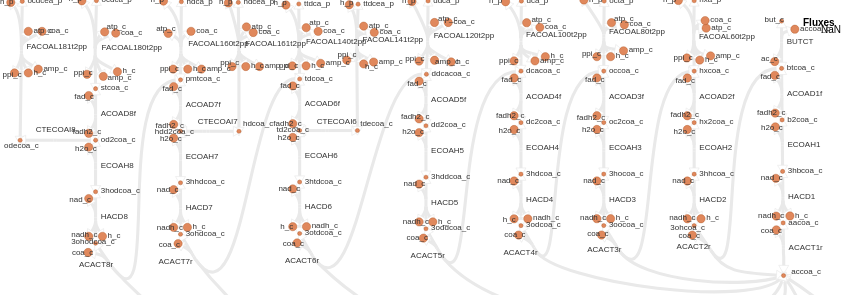

Source (Vega-Lite JSON):
### Vega specification from a JSON file in a GitHub repository (floating-point values rounded to 4 significant figures; data arrays with more than 128 entries replaced by an {"elided": "..."} marker saying what was removed)
{"$schema": "https://vega.github.io/schema/vega/v5.json", "width": 860, "height": 295.6, "padding": 0, "autosize": "none", "signals": [{"name": "mapMaxX", "value": 800}, {"name": "mapMaxY", "value": 275.6}, {"name": "legendWidth", "value": 40}, {"name": "legendPadding", "value": 20}, {"name": "signalHeight", "value": 20}, {"name": "signalPadding", "value": 0}, {"name": "metaboliteStrokeWidthData", "value": 0.3434}, {"name": "reactionStrokeWidthData", "value": 3.09}, {"name": "arrowHeadStrokeWidthData", "value": 0.1717}, {"name": "metaboliteFill", "value": "#e0885c"}, {"name": "metaboliteStroke", "value": "#a34610"}, {"name": "metaboliteLightFill", "value": "#F0C4AE"}, {"name": "metaboliteLightStroke", "value": "#D1A388"}, {"name": "labelColor", "value": "#333333"}, {"name": "reverseArrowHeadStrokeColor", "value": "#E9E9E9"}, {"name": "reverseArrowHeadFillColor", "value": "#ffffff"}, {"name": "hiddenColor", "value": "#E9E9E9"}, {"name": "Metabolite_labels", "value": true, "bind": {"input": "checkbox"}}, {"name": "Reaction_labels", "value": true, "bind": {"input": "checkbox"}}, {"name": "mapMaxWidth", "update": "width - legendWidth - legendPadding"}, {"name": "mapMaxHeight", "update": "height - signalHeight - signalPadding"}, {"name": "mapSize", "update": "mapMaxX / mapMaxWidth >  mapMaxY / mapMaxHeight ? [mapMaxWidth, mapMaxWidth / mapMaxX * mapMaxY] : [mapMaxHeight / mapMaxY * mapMaxX, mapMaxHeight]"}, {"name": "mapWidth", "update": "mapSize[0]"}, {"name": "mapHeight", "update": "mapSize[1]"}, {"name": "mapX", "update": "(mapMaxWidth - mapWidth)/2"}, {"name": "mapY", "update": "(mapMaxHeight - mapHeight)/2"}, {"name": "xrange", "update": "[mapX, mapWidth + mapX]"}, {"name": "yrange", "update": "[mapY, mapHeight + mapY]"}, {"name": "down", "value": null, "on": [{"events": "touchend", "update": "null"}, {"events": "mousedown, touchstart", "update": "xy()"}]}, {"name": "xcur", "value": null, "on": [{"events": "mousedown, touchstart, touchend", "update": "slice(xdom)"}]}, {"name": "ycur", "value": null, "on": [{"events": "mousedown, touchstart, touchend", "update": "slice(ydom)"}]}, {"name": "delta", "value": [0, 0], "on": [{"events": [{"source": "window", "type": "mousemove", "consume": true, "between": [{"type": "mousedown"}, {"source": "window", "type": "mouseup"}]}, {"type": "touchmove", "consume": true, "filter": "event.touches.length === 1"}], "update": "down ? [down[0]-x(), down[1]-y()] : [0,0]"}]}, {"name": "anchor", "value": [0, 0], "on": [{"events": "wheel", "update": "[invert('positionXScale', x()), invert('positionYScale', y())]"}, {"events": {"type": "touchstart", "filter": "event.touches.length===2"}, "update": "[(xdom[0] + xdom[1]) / 2, (ydom[0] + ydom[1]) / 2]"}]}, {"name": "zoom", "value": 1, "on": [{"events": "wheel!", "force": true, "update": "pow(1.001, event.deltaY * pow(16, event.deltaMode))"}, {"events": {"signal": "dist2"}, "force": true, "update": "dist1 / dist2"}]}, {"name": "dist1", "value": 0, "on": [{"events": {"type": "touchstart", "filter": "event.touches.length===2"}, "update": "pinchDistance(event)"}, {"events": {"signal": "dist2"}, "update": "dist2"}]}, {"name": "dist2", "value": 0, "on": [{"events": {"type": "touchmove", "consume": true, "filter": "event.touches.length===2"}, "update": "pinchDistance(event)"}]}, {"name": "xdom", "update": "slice([0, mapMaxX])", "on": [{"events": {"signal": "delta"}, "update": "[xcur[0] + span(xcur) * delta[0] / mapWidth, xcur[1] + span(xcur) * delta[0] / mapWidth]"}, {"events": {"signal": "zoom"}, "update": "[anchor[0] + (xdom[0] - anchor[0]) * zoom, anchor[0] + (xdom[1] - anchor[0]) * zoom]"}]}, {"name": "ydom", "update": "slice([0, mapMaxY])", "on": [{"events": {"signal": "delta"}, "update": "[ycur[0] + span(ycur) * delta[1] / mapHeight, ycur[1] + span(ycur) * delta[1] / mapHeight]"}, {"events": {"signal": "zoom"}, "update": "[anchor[1] + (ydom[0] - anchor[1]) * zoom, anchor[1] + (ydom[1] - anchor[1]) * zoom]"}]}, {"name": "currentZoom", "update": "(xrange[1] - xrange[0]) / (xdom[1] - xdom[0])"}, {"name": "hover", "value": null, "on": [{"events": "*:mouseover", "update": "item().datum"}, {"events": "*:mouseout", "update": "null"}]}], "data": [{"name": "metabolites", "values": {"elided": "165 records"}}, {"name": "reactionSegmentCoordinates", "values": {"elided": "309 records"}}, {"name": "reactionArrowHeadCoordinates", "values": {"elided": "217 records"}}, {"name": "reactionLabels", "values": [{"id": "2076260", "biggId": "FACOAL161t2pp", "x": 245.3, "y": 45.59, "reactionIds": [], "metaboliteIds": ["2078038", "2078037", "2078041", "2078036", "2078040", "2078035", "2078039", "2078031"], "relatedMetaboliteIds": []}, {"id": "2076261", "biggId": "CTECOAI6", "x": 316.8, "y": 123.7, "reactionIds": [], "metaboliteIds": ["2077867", "2078045"], "relatedMetaboliteIds": []}, {"id": "2076262", "biggId": "FACOAL141t2pp", "x": 362.6, "y": 42.35, "reactionIds": [], "metaboliteIds": ["2078049", "2078045", "2078053", "2078054", "2078052", "2078055", "2078050", "2078051"], "relatedMetaboliteIds": []}, {"id": "2076249", "biggId": "FACOAL180t2pp", "x": 101.6, "y": 49.97, "reactionIds": [], "metaboliteIds": ["2077941", "2077942", "2077944", "2077945", "2077928", "2077943", "2077947", "2077946"], "relatedMetaboliteIds": []}, {"id": "2076242", "biggId": "ACOAD7f", "x": 185.7, "y": 107.2, "reactionIds": [], "metaboliteIds": ["2077896", "2077892", "2077897", "2077898"], "relatedMetaboliteIds": []}, {"id": "2076240", "biggId": "HACD7", "x": 185.7, "y": 210.2, "reactionIds": [], "metaboliteIds": ["2077880", "2077887", "2077886", "2077885", "2077884"], "relatedMetaboliteIds": []}, {"id": "2076241", "biggId": "ECOAH7", "x": 185.7, "y": 158.7, "reactionIds": [], "metaboliteIds": ["2077892", "2077887", "2077891"], "relatedMetaboliteIds": []}, {"id": "2076246", "biggId": "ECOAH8", "x": 100.7, "y": 167.7, "reactionIds": [], "metaboliteIds": ["2077923", "2077916", "2077924"], "relatedMetaboliteIds": []}, {"id": "2076247", "biggId": "ACOAD8f", "x": 100.7, "y": 116.2, "reactionIds": [], "metaboliteIds": ["2077930", "2077923", "2077929", "2077928"], "relatedMetaboliteIds": []}, {"id": "2076244", "biggId": "ACACT8r", "x": 78.91, "y": 266.7, "reactionIds": [], "metaboliteIds": ["2077896", "2077725", "2077911", "2077906"], "relatedMetaboliteIds": []}, {"id": "2076245", "biggId": "HACD8", "x": 100.7, "y": 219.2, "reactionIds": [], "metaboliteIds": ["2077919", "2077906", "2077917", "2077918", "2077916"], "relatedMetaboliteIds": []}, {"id": "2076228", "biggId": "HACD4", "x": 526.1, "y": 201.6, "reactionIds": [], "metaboliteIds": ["2077810", "2077809", "2077811", "2077803", "2077812"], "relatedMetaboliteIds": []}, {"id": "2076229", "biggId": "ECOAH4", "x": 526.1, "y": 150.1, "reactionIds": [], "metaboliteIds": ["2077810", "2077817", "2077816"], "relatedMetaboliteIds": []}, {"id": "2076224", "biggId": "HACD3", "x": 608.9, "y": 201.5, "reactionIds": [], "metaboliteIds": ["2077779", "2077786", "2077787", "2077784", "2077785"], "relatedMetaboliteIds": []}, {"id": "2076225", "biggId": "ECOAH3", "x": 608.9, "y": 150.0, "reactionIds": [], "metaboliteIds": ["2077791", "2077787", "2077792"], "relatedMetaboliteIds": []}, {"id": "2076226", "biggId": "ACOAD3f", "x": 608.9, "y": 98.54, "reactionIds": [], "metaboliteIds": ["2077791", "2077798", "2077797", "2077796"], "relatedMetaboliteIds": []}, {"id": "2076227", "biggId": "ACACT4r", "x": 503.4, "y": 254.5, "reactionIds": [], "metaboliteIds": ["2077803", "2077725", "2077804", "2077797"], "relatedMetaboliteIds": []}, {"id": "2076220", "biggId": "HACD2", "x": 699.3, "y": 201.6, "reactionIds": [], "metaboliteIds": ["2077755", "2077762", "2077759", "2077761", "2077760"], "relatedMetaboliteIds": []}, {"id": "2076221", "biggId": "ECOAH2", "x": 699.3, "y": 150.1, "reactionIds": [], "metaboliteIds": ["2077766", "2077759", "2077767"], "relatedMetaboliteIds": []}, {"id": "2076222", "biggId": "ACOAD2f", "x": 699.3, "y": 98.59, "reactionIds": [], "metaboliteIds": ["2077773", "2077771", "2077772", "2077767"], "relatedMetaboliteIds": []}, {"id": "2076223", "biggId": "ACACT3r", "x": 587.2, "y": 251.7, "reactionIds": [], "metaboliteIds": ["2077725", "2077778", "2077772", "2077779"], "relatedMetaboliteIds": []}, {"id": "2076215", "biggId": "ACACT1r", "x": 788.6, "y": 250.4, "reactionIds": [], "metaboliteIds": ["2077725", "2077730", "2077729"], "relatedMetaboliteIds": []}, {"id": "2076217", "biggId": "ECOAH1", "x": 787.5, "y": 147.4, "reactionIds": [], "metaboliteIds": ["2077742", "2077741", "2077734"], "relatedMetaboliteIds": []}, {"id": "2076216", "biggId": "HACD1", "x": 788.0, "y": 198.9, "reactionIds": [], "metaboliteIds": ["2077729", "2077734", "2077735", "2077736", "2077737"], "relatedMetaboliteIds": []}, {"id": "2076259", "biggId": "CTECOAI7", "x": 197.7, "y": 124.4, "reactionIds": [], "metaboliteIds": ["2077892", "2078031"], "relatedMetaboliteIds": []}, {"id": "2076258", "biggId": "FACOAL181t2pp", "x": 26.58, "y": 49.06, "reactionIds": [], "metaboliteIds": ["2078022", "2078025", "2078023", "2078027", "2078024", "2078026", "2078017", "2078021"], "relatedMetaboliteIds": []}, {"id": "2076255", "biggId": "FACOAL60t2pp", "x": 698.9, "y": 38.69, "reactionIds": [], "metaboliteIds": ["2078003", "2077772", "2078006", "2078002", "2078005", "2078004", "2078007", "2078001"], "relatedMetaboliteIds": []}, {"id": "2076254", "biggId": "FACOAL80t2pp", "x": 608.9, "y": 34.03, "reactionIds": [], "metaboliteIds": ["2077797", "2077993", "2077997", "2077995", "2077996", "2077992", "2077994", "2077991"], "relatedMetaboliteIds": []}, {"id": "2076257", "biggId": "CTECOAI8", "x": 35.66, "y": 132.5, "reactionIds": [], "metaboliteIds": ["2078017", "2077923"], "relatedMetaboliteIds": []}, {"id": "2076256", "biggId": "BUTCT", "x": 786.7, "y": 44.37, "reactionIds": [], "metaboliteIds": ["2078013", "2078012", "2077746", "2078011"], "relatedMetaboliteIds": []}, {"id": "2076251", "biggId": "FACOAL140t2pp", "x": 306.0, "y": 44.07, "reactionIds": [], "metaboliteIds": ["2077963", "2077965", "2077962", "2077967", "2077964", "2077873", "2077961", "2077966"], "relatedMetaboliteIds": []}, {"id": "2076250", "biggId": "FACOAL160t2pp", "x": 188.2, "y": 46.48, "reactionIds": [], "metaboliteIds": ["2077953", "2077954", "2077956", "2077951", "2077952", "2077896", "2077957", "2077955"], "relatedMetaboliteIds": []}, {"id": "2076253", "biggId": "FACOAL100t2pp", "x": 526.1, "y": 37.44, "reactionIds": [], "metaboliteIds": ["2077981", "2077822", "2077985", "2077982", "2077987", "2077986", "2077983", "2077984"], "relatedMetaboliteIds": []}, {"id": "2076252", "biggId": "FACOAL120t2pp", "x": 433.6, "y": 37.64, "reactionIds": [], "metaboliteIds": ["2077853", "2077974", "2077975", "2077976", "2077971", "2077977", "2077972", "2077973"], "relatedMetaboliteIds": []}, {"id": "2076219", "biggId": "ACACT2r", "x": 676.6, "y": 249.3, "reactionIds": [], "metaboliteIds": ["2077755", "2077725", "2077753", "2077746"], "relatedMetaboliteIds": []}, {"id": "2076218", "biggId": "ACOAD1f", "x": 787.0, "y": 95.88, "reactionIds": [], "metaboliteIds": ["2077748", "2077742", "2077747", "2077746"], "relatedMetaboliteIds": []}, {"id": "2076239", "biggId": "ACACT7r", "x": 158.5, "y": 264.4, "reactionIds": [], "metaboliteIds": ["2077878", "2077725", "2077880", "2077873"], "relatedMetaboliteIds": []}, {"id": "2076238", "biggId": "ACOAD6f", "x": 304.8, "y": 106.5, "reactionIds": [], "metaboliteIds": ["2077873", "2077872", "2077871", "2077867"], "relatedMetaboliteIds": []}, {"id": "2076237", "biggId": "ECOAH6", "x": 304.8, "y": 158.0, "reactionIds": [], "metaboliteIds": ["2077866", "2077867", "2077860"], "relatedMetaboliteIds": []}, {"id": "2076236", "biggId": "HACD6", "x": 304.8, "y": 209.5, "reactionIds": [], "metaboliteIds": ["2077862", "2077861", "2077835", "2077859", "2077860"], "relatedMetaboliteIds": []}, {"id": "2076235", "biggId": "ACOAD5f", "x": 431.1, "y": 101.7, "reactionIds": [], "metaboliteIds": ["2077849", "2077854", "2077855", "2077853"], "relatedMetaboliteIds": []}, {"id": "2076234", "biggId": "ECOAH5", "x": 431.1, "y": 153.2, "reactionIds": [], "metaboliteIds": ["2077849", "2077848", "2077841"], "relatedMetaboliteIds": []}, {"id": "2076233", "biggId": "HACD5", "x": 431.1, "y": 204.7, "reactionIds": [], "metaboliteIds": ["2077844", "2077842", "2077843", "2077828", "2077841"], "relatedMetaboliteIds": []}, {"id": "2076232", "biggId": "ACACT6r", "x": 284.9, "y": 263.2, "reactionIds": [], "metaboliteIds": ["2077836", "2077835", "2077725", "2077853"], "relatedMetaboliteIds": []}, {"id": "2076231", "biggId": "ACACT5r", "x": 410.6, "y": 258.5, "reactionIds": [], "metaboliteIds": ["2077828", "2077725", "2077822", "2077829"], "relatedMetaboliteIds": []}, {"id": "2076230", "biggId": "ACOAD4f", "x": 526.1, "y": 98.6, "reactionIds": [], "metaboliteIds": ["2077817", "2077821", "2077822", "2077823"], "relatedMetaboliteIds": []}]}, {"sedmlUri": ["simulation.sedml", "reaction_fluxes"], "name": "reactionFluxes"}, {"name": "metabolitesScaled", "source": "metabolites", "transform": [{"type": "formula", "expr": "datum.biggId + ': ' + datum.name", "as": "idName"}, {"type": "formula", "expr": "scale('positionXScale', datum.x)", "as": "xScaled"}, {"type": "formula", "expr": "scale('positionYScale', datum.y)", "as": "yScaled"}, {"type": "formula", "expr": "datum.size * currentZoom", "as": "sizeScaled"}, {"type": "formula", "expr": "metaboliteStrokeWidthData * currentZoom", "as": "strokeWidthScaled"}, {"type": "formula", "expr": "hover ? (hover.id == datum.id ? metaboliteFill : (indexof(hover.metaboliteIds, datum.id) >= 0 ? metaboliteFill : (indexof(hover.relatedMetaboliteIds, datum.id) >= 0 ? metaboliteLightFill : hiddenColor))) : metaboliteFill", "as": "fill"}, {"type": "formula", "expr": "hover ? (hover.id == datum.id ? metaboliteStroke : (indexof(hover.metaboliteIds, datum.id) >= 0 ? metaboliteStroke : (indexof(hover.relatedMetaboliteIds, datum.id) >= 0 ? metaboliteLightStroke : hiddenColor))) : metaboliteStroke", "as": "stroke"}]}, {"name": "metaboliteLabelsVisibleScaled", "source": "metabolites", "transform": [{"type": "filter", "expr": "Metabolite_labels"}, {"type": "formula", "expr": "scale('positionXScale', datum.labelX)", "as": "labelXScaled"}, {"type": "formula", "expr": "scale('positionYScale', datum.labelY)", "as": "labelYScaled"}, {"type": "formula", "expr": "8 * currentZoom", "as": "fontSizeScaled"}, {"type": "formula", "expr": "hover ? (hover.id == datum.id ? labelColor : (indexof(hover.metaboliteIds, datum.id) >= 0 ? labelColor : (indexof(hover.relatedMetaboliteIds, datum.id) >= 0 ? labelColor : hiddenColor))) : labelColor", "as": "fill"}]}, {"name": "reactionAbsFluxes", "source": "reactionFluxes", "transform": [{"type": "formula", "expr": "datum.values[0]", "as": "flux"}, {"type": "formula", "expr": "abs(datum.flux)", "as": "absFlux"}]}, {"name": "reactionSegmentPathsAndFluxesScaled", "source": "reactionSegmentCoordinates", "transform": [{"type": "lookup", "from": "reactionAbsFluxes", "key": "label", "fields": ["biggId"], "values": ["flux", "absFlux"], "as": ["flux", "absFlux"]}, {"type": "formula", "expr": "datum.biggId + ': ' + datum.name + ' (' + (datum.flux == 0 ? '0' : format(datum.flux / floor(log(datum.absFlux)/LN10), '.3') + ' x 10^' + toString(floor(log(datum.absFlux)/LN10))) + ')'", "as": "idNameFlux"}, {"type": "formula", "expr": "[datum.id]", "as": "reactionIds"}, {"type": "formula", "expr": "scale('positionXScale', datum.x0)", "as": "x0Scaled"}, {"type": "formula", "expr": "scale('positionYScale', datum.y0)", "as": "y0Scaled"}, {"type": "formula", "expr": "scale('positionXScale', datum.x1)", "as": "x1Scaled"}, {"type": "formula", "expr": "scale('positionYScale', datum.y1)", "as": "y1Scaled"}, {"type": "formula", "expr": "scale('positionXScale', datum.x2)", "as": "x2Scaled"}, {"type": "formula", "expr": "scale('positionYScale', datum.y2)", "as": "y2Scaled"}, {"type": "formula", "expr": "scale('positionXScale', datum.x3)", "as": "x3Scaled"}, {"type": "formula", "expr": "scale('positionYScale', datum.y3)", "as": "y3Scaled"}, {"type": "formula", "expr": "datum.type === 'line' ? ('M' + toString(datum.x0Scaled) + ',' + toString(datum.y0Scaled) + 'L' + toString(datum.x1Scaled) + ',' + toString(datum.y1Scaled)) : ('M' + toString(datum.x0Scaled) + ',' + toString(datum.y0Scaled) + 'C' + toString(datum.x1Scaled) + ',' + toString(datum.y1Scaled) + ' ' + toString(datum.x2Scaled) + ',' + toString(datum.y2Scaled) + ' ' + toString(datum.x3Scaled) + ',' + toString(datum.y3Scaled))", "as": "path"}, {"type": "formula", "expr": "reactionStrokeWidthData * currentZoom", "as": "strokeWidthScaled"}, {"type": "formula", "expr": "hover ? (hover.biggId == datum.biggId || indexof(hover.reactionIds, datum.id) >= 0 ? (datum.absFlux != null ? scale('reactionFluxColorScale', datum.absFlux) : hiddenColor) : hiddenColor) : (datum.absFlux != null ? scale('reactionFluxColorScale', datum.absFlux) : hiddenColor)", "as": "stroke"}]}, {"name": "reactionArrowHeadsAndFluxesScaled", "source": "reactionArrowHeadCoordinates", "transform": [{"type": "lookup", "from": "reactionAbsFluxes", "key": "biggId", "fields": ["biggId"], "values": ["flux", "absFlux"], "as": ["flux", "absFlux"]}, {"type": "formula", "expr": "datum.biggId + ': ' + datum.name + ' (' + (datum.flux == 0 ? '0' : format(datum.flux / floor(log(datum.absFlux)/LN10), '.3') + ' x 10^' + toString(floor(log(datum.absFlux)/LN10))) + ')'", "as": "idNameFlux"}, {"type": "formula", "expr": "[datum.id]", "as": "reactionIds"}, {"type": "formula", "expr": "scale('positionXScale', datum.x)", "as": "xScaled"}, {"type": "formula", "expr": "scale('positionYScale', datum.y)", "as": "yScaled"}, {"type": "formula", "expr": "100 * currentZoom", "as": "sizeScaled"}, {"type": "formula", "expr": "hover ? (hover.biggId == datum.biggId || indexof(hover.reactionIds, datum.id) >= 0 ? (((datum.start && datum.flux > 0) || (!datum.start && datum.flux < 0)) ? (datum.absFlux != null ? scale('reactionFluxColorScale', datum.absFlux) : hiddenColor) : reverseArrowHeadFillColor) : hiddenColor) : (((datum.start && datum.flux > 0) || (!datum.start && datum.flux < 0)) ? (datum.absFlux != null ? scale('reactionFluxColorScale', datum.absFlux) : hiddenColor) : reverseArrowHeadFillColor)", "as": "fill"}, {"type": "formula", "expr": "hover ? (hover.biggId == datum.biggId || indexof(hover.reactionIds, datum.id) >= 0 ? (((datum.start && datum.flux > 0) || (!datum.start && datum.flux < 0)) ? null : reverseArrowHeadStrokeColor) : reverseArrowHeadStrokeColor) : (((datum.start && datum.flux > 0) || (!datum.start && datum.flux < 0)) ? null : reverseArrowHeadStrokeColor)", "as": "stroke"}, {"type": "formula", "expr": "arrowHeadStrokeWidthData * 4 * currentZoom", "as": "strokeWidthScaled"}]}, {"name": "reactionLabelsVisibleScaled", "source": "reactionLabels", "transform": [{"type": "filter", "expr": "Reaction_labels"}, {"type": "formula", "expr": "scale('positionXScale', datum.x)", "as": "xScaled"}, {"type": "formula", "expr": "scale('positionYScale', datum.y)", "as": "yScaled"}, {"type": "formula", "expr": "8 * currentZoom", "as": "fontSizeScaled"}, {"type": "formula", "expr": "hover ? (hover.biggId == datum.biggId || indexof(hover.reactionIds, datum.id) >= 0 ? labelColor : hiddenColor) : labelColor", "as": "fill"}]}], "scales": [{"name": "positionXScale", "type": "linear", "domain": {"signal": "xdom"}, "range": {"signal": "xrange"}, "zero": false}, {"name": "positionYScale", "type": "linear", "domain": {"signal": "ydom"}, "range": {"signal": "yrange"}, "zero": false}, {"name": "reactionFluxColorScale", "type": "quantize", "domain": {"data": "reactionAbsFluxes", "field": "absFlux"}, "range": {"scheme": "viridis", "count": 100}}], "marks": [{"name": "Reactions", "type": "path", "from": {"data": "reactionSegmentPathsAndFluxesScaled"}, "encode": {"enter": {"tooltip": {"field": "idNameFlux"}}, "update": {"path": {"field": "path"}, "stroke": {"field": "stroke"}, "strokeWidth": {"field": "strokeWidthScaled"}}}}, {"name": "ReactionsArrowHeads", "type": "symbol", "from": {"data": "reactionArrowHeadsAndFluxesScaled"}, "encode": {"enter": {"shape": {"value": "triangle"}, "angle": {"field": "angle"}, "tooltip": {"field": "idNameFlux"}}, "update": {"x": {"field": "xScaled"}, "y": {"field": "yScaled"}, "size": {"field": "sizeScaled"}, "fill": {"field": "fill"}, "stroke": {"field": "stroke"}, "strokeWidth": {"field": "strokeWidthScaled"}}}}, {"name": "Metabolites", "type": "symbol", "from": {"data": "metabolitesScaled"}, "interactive": true, "encode": {"enter": {"shape": {"value": "circle"}, "tooltip": {"field": "idName"}}, "update": {"xc": {"field": "xScaled"}, "yc": {"field": "yScaled"}, "size": {"field": "sizeScaled"}, "fill": {"field": "fill"}, "stroke": {"field": "stroke"}, "strokeWidth": {"field": "strokeWidthScaled"}}}}, {"name": "Metabolites labels", "type": "text", "from": {"data": "metaboliteLabelsVisibleScaled"}, "encode": {"enter": {"text": {"field": "biggId"}, "align": {"value": "left"}}, "update": {"x": {"field": "labelXScaled"}, "y": {"field": "labelYScaled"}, "fontSize": {"field": "fontSizeScaled"}, "fill": {"field": "fill"}}}}, {"name": "Reaction labels", "type": "text", "from": {"data": "reactionLabelsVisibleScaled"}, "encode": {"enter": {"text": {"field": "biggId"}, "align": {"value": "left"}}, "update": {"x": {"field": "xScaled"}, "y": {"field": "yScaled"}, "fontSize": {"field": "fontSizeScaled"}, "fill": {"field": "fill"}}}}], "legends": [{"fill": "reactionFluxColorScale", "type": "gradient", "title": "Fluxes", "titleFontSize": 10, "titlePadding": 2, "titleAlign": "left", "orient": "top-right", "direction": "vertical"}]}
